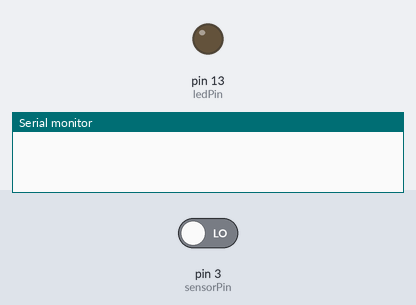
A sketch run on a simulated Arduino Uno, built with avr-gcc and run on an emulated ATmega328P. On the bench: output pins drawn as LEDs (lit = HIGH), the last lines printed to the serial monitor. Inputs (shaded band) come from the test bench; at power-on: pin 3 (sensorPin) LOW.

Above: at 1.2 s.
1.3 s: pin 3 (sensorPin) driven HIGH
At 2.2 s:
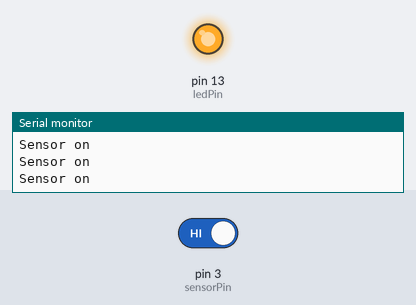
2.8 s: pin 3 (sensorPin) driven LOW
At 3.2 s:
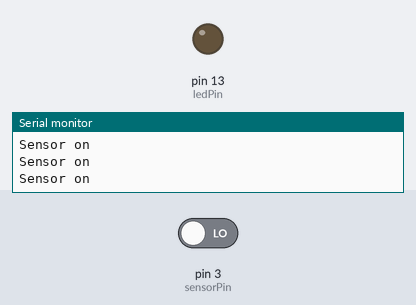
Timing chart, 0 to 5.8 s (numbered marks = the images above; inputs shaded):
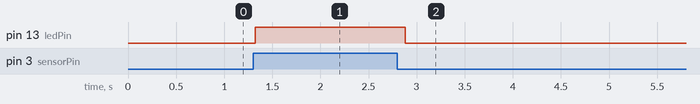

Measured:
- after the input at 1.3 s, pin 13 (ledPin): LOW → HIGH at once
- after the input at 2.8 s, pin 13 (ledPin): HIGH → LOW after 0.08 s

The sketch:

32IV_5_Motion_sample.ino
```cpp
int sensorPosition=0;
int sensorPin=3;
int ledPin=13;

void setup()
{
  pinMode(sensorPin, INPUT);
  pinMode(ledPin, OUTPUT);
  Serial.begin(9600);
}

void loop()
{
  sensorPosition=digitalRead(sensorPin);
  if (sensorPosition==HIGH){
    digitalWrite(ledPin, HIGH);
    Serial.println("Sensor on");
  } else {
    digitalWrite(ledPin, LOW);
  }
  delay(120);
}
```
